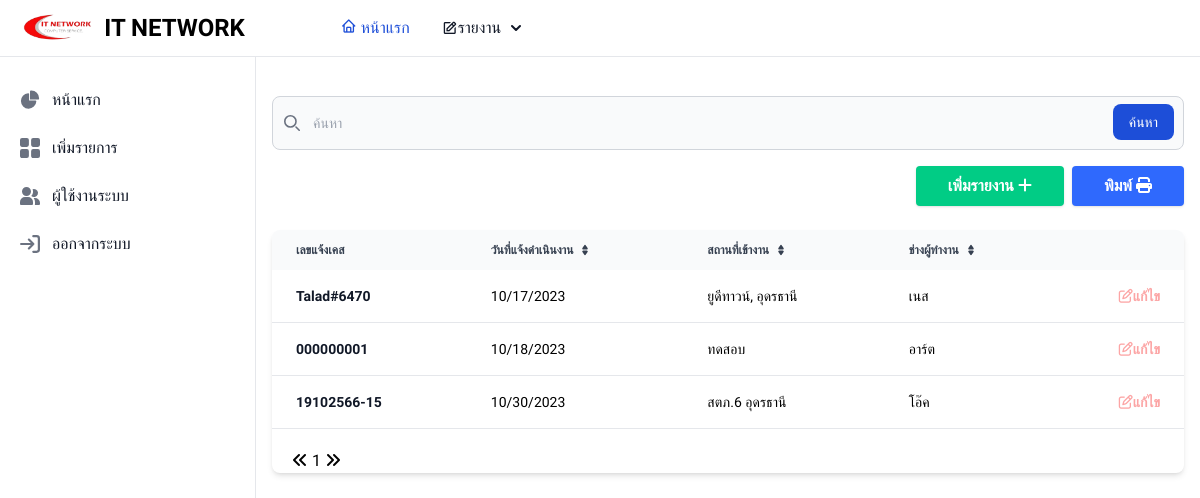
Page /page/Home.php on the earlier database version.
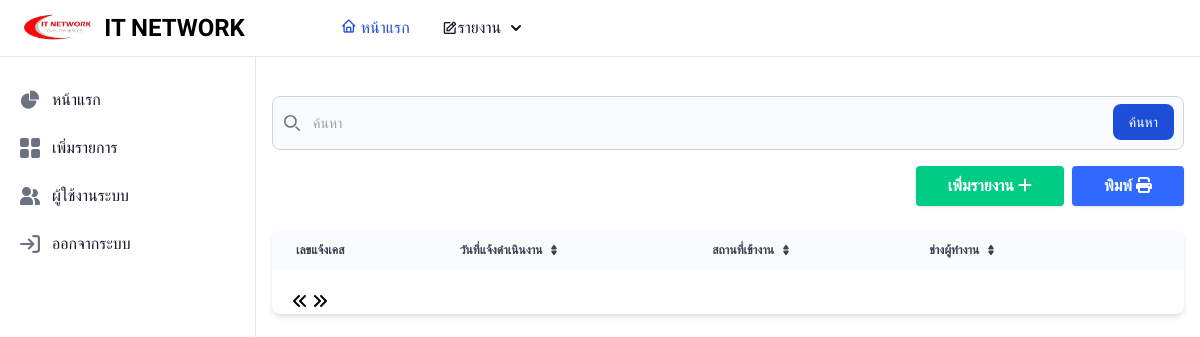
Same page on the later database version.
### tables this page shows
CREATE TABLE `mains` (
  `LOGS_ID` int(11) NOT NULL,
  `LOGS_DATE` varchar(255) DEFAULT NULL,
  `LOGS_CASE_NUMBER` text,
  `LOGS_CASE_CONTACT` varchar(255) NOT NULL,
  `LOGS_LOCATION` varchar(128) DEFAULT NULL,
  `LOGS_RANGE_TIME` varchar(255) DEFAULT NULL,
  `LOGS_PHONE` varchar(255) NOT NULL,
  `LOGS_TECHNICIANS` varchar(255) DEFAULT NULL
);

### page/Home.php (the view, shortened to what this page needs)
<link href="https://cdnjs.cloudflare.com/ajax/libs/flowbite/2.0.0/flowbite.min.css" rel="stylesheet" />
<?php
require_once '../DB/db.php';
include '../Asset/Header.php';
include '../Asset/SideNav.php';
?>
<div class="p-4 sm:ml-64 mt-20">
    <form action="" method="post">
        <div class="relative">
            <div class="absolute inset-y-0 left-0 flex items-center pl-3 pointer-events-none">
            </div>
            <input type="search" id="live-search"
                class="block w-full p-4 pl-10 text-sm text-black border border-gray-300 rounded-lg bg-gray-50 focus:ring-blue-500 focus:border-blue-500 dark:bg-white dark:border-gray-600 dark:placeholder-gray-400 dark:text-black dark:focus:ring-blue-500 dark:focus:border-blue-500"
                placeholder="ค้นหา" required>
            <button type="submit"
                class="text-white absolute right-2.5 bottom-2.5 bg-blue-700 hover:bg-blue-800 focus:ring-4 focus:outline-none focus:ring-blue-300 font-medium rounded-lg text-sm px-4 py-2 dark:bg-blue-600 dark:hover:bg-blue-700 dark:focus:ring-blue-800">ค้นหา</button>
        </div>
    </form>
    <div class="w-full   items-center">
        <div class="w-full gap-2 flex justify-end max-[767px]:justify-center     ">
            <form method="POST" class="" id="">
                <a type="button" href="./InsertData.php" style="display: inline-block;"
                    class="shadow bg-[#01cc85] focus:shadow-outline hover:bg-blue-500 focus:outline-none text-white font-bold py-2 px-8 rounded">เพิ่มรายงาน
                    <i class="fa-solid fa-plus"></i></a>
            </form>
            <form>
                <a type="button" href="./pdf/logs-print.php" name="submit" style="display: inline-block;"
                    class="shadow bg-[#2f69fd] focus:shadow-outline hover-bg-blue-500 focus:outline-none text-white font-bold py-2 px-8 rounded"
                    type="button">พิมพ์ <i class="fas fa-print"></i></a>
            </form>
        </div>
    </div>
    <div class="relative overflow-x-auto shadow-md sm:rounded-lg mt-2">
        <table class="w-full text-sm text-left text-gray-500 dark:text-gray-400">
            <thead class="text-xs text-gray-700 uppercase bg-gray-50 dark:bg-gray-700 dark:text-gray-400">
                <tr>
                    <th scope="col" class="px-6 py-3">
                        เลขแจ้งเคส
                    </th>
                    <th scope="col" class="px-6 py-3">
                        <div class="flex items-center">
                            วันที่แจ้งดำเนินงาน
                            <a href="#" id="showData"></a>
                        </div>
                    </th>
                    <th scope="col" class="px-6 py-3">
                        <div class="flex items-center">
                            สถานที่เข้างาน
                            <a href="#"></a>
                        </div>
                    </th>
                    <th scope="col" class="px-6 py-3">
                        <div class="flex items-center">
                            ช่างผู้ทำงาน
                            <a href="#"></a>
                        </div>
                    </th>
                    <th scope="col" class="px-6 py-3">
                    </th>
                </tr>
            </thead>
            <tbody>
                <?php
                        $perpage = 5;
                        if (isset($_GET['page'])) {
                            $page = $_GET['page'];
                        } else {
                            $page = 1;
                        }
                        $start = ($page - 1) * $perpage;
                        $sql = "SELECT * from mains ORDER BY LOGS_DATE ASC limit {$start} , {$perpage} ";
                        $query = $db->query($sql);
                    while($row = mysqli_fetch_assoc($query)):
                ?>
                <tr class="bg-white border-b dark:bg-white dark:border-gray-200">
                    <th scope="row" class="px-6 py-4 font-bold text-gray-900 whitespace-nowrap dark:text-black">
                        <?php echo $row['LOGS_CASE_NUMBER'];?>
                    </th>
                    <td class="px-6 py-4 text-black">
                        <?php echo $row['LOGS_DATE'];?>
                    </td>
                    <td class="px-6 py-4 text-black">
                        <?php echo $row['LOGS_LOCATION'];?>
                    </td>
                    <td class="px-6 py-4 text-black">
                        <?php echo $row['LOGS_TECHNICIANS'];?>
                    </td>
                    <td class="px-6 py-4 text-right">
                        <button type="submit" data-modal-target="authentication-modal"
                            data-modal-toggle="authentication-modal"
                            data-case-number="<?php echo $row['LOGS_CASE_NUMBER']; ?>"
                            data-case-location="<?php echo $row['LOGS_LOCATION']; ?>"
                            data-case-date="<?php echo $row['LOGS_DATE']; ?>"
                            data-case-technician="<?php echo $row['LOGS_TECHNICIANS']; ?>"
                            data-case-contact="<?php echo $row['LOGS_CASE_CONTACT']; ?>"
                            data-case-phone="<?php echo $row['LOGS_PHONE']; ?>"
                            data-case-range="<?php echo $row['LOGS_RANGE_TIME']; ?>"
                            class="font-bold text-blue-600 text-red-300  hover:underline"
                            style="text-decoration:none;">
                            <i class="fa-regular fa-pen-to-square text-red-300"></i>แก้ไข
                        </button>
    </div>
</div>
</td>
</tr>
<?php
                endwhile; ?>
</tbody>
</table>
<?php
    $sql2 = "SELECT COUNT(*) as total FROM mains";
    $query2 = $db->query($sql2);
    $result = mysqli_fetch_assoc($query2);
    $total_record = $result['total'];
    $total_page = ceil($total_record / $perpage);
?>
<div class="mt-5 px-5">
    <a href="home.php?page=1" aria-label="Previous">
        <span aria-hidden="true" style="font-size:16px;">
            <i class="fa-solid fa-angles-left"></i>
        </span>
    </a>
    <?php for ($i = 1; $i <= $total_page; $i++) { ?>
        <a href="home.php?page=<?php echo $i; ?>">
            <button class=""><?php echo $i; ?></button>
        </a>
    <?php } ?>
    <a href="home.php?page=<?php echo $total_page; ?>" aria-label="Next">
        <span aria-hidden="true" style="font-size:16px;">
            <i class="fa-solid fa-angles-right"></i>
        </span>
    </a>
</div>
</div>
</div>

### Asset/Header.php (shortened to what this page needs)
<!doctype html  >
<html >
<head>
<link href='https://unpkg.com/boxicons@2.1.4/css/boxicons.min.css' rel='stylesheet'>
    <script src="https://cdn.tailwindcss.com"></script>
</head>
<body>
</body>
</html>

### Asset/SideNav.php (shortened to what this page needs)
<link href='https://unpkg.com/boxicons@2.1.4/css/boxicons.min.css' rel='stylesheet'>
<nav class="fixed top-0 z-50 w-full bg-white border-b border-gray-200 dark:bg-gray-800 dark:border-gray-700">
  <div class="px-3 py-3 lg:px-5 lg:pl-3">
    <div class="flex items-center justify-between">
      <div class="flex items-center justify-start">
        <a href="Home.php" class="flex ml-2 md:mr-24">
          <img src="../Asset/Img/logo.png" class="h-8 mr-3" alt="FlowBite Logo" />
          <span class="self-center text-xl font-semibold sm:text-2xl whitespace-nowrap dark:text-white">IT NETWORK</span>
        </a>
    <div class="hidden w-full md:block md:w-auto" id="navbar-dropdown">
      <ul class="flex flex-col font-medium p-4 md:p-0 mt-4 border border-gray-100 rounded-l md:space-x-8 rtl:space-x-reverse md:flex-row md:mt-0 md:border-0 ">
        <li>
          <a href="./Home.php" class="block py-2 px-3 text-white  rounded md:bg-transparent md:text-blue-700 md:p-0 md:dark:text-blue-500 dark:bg-blue-600 md:dark:bg-transparent" aria-current="page"><i class="bx bx-home"></i> หน้าแรก</a>
        </li>
        <li>
        <button id="dropdownNavbarLink" data-dropdown-toggle="dropdownNavbar" class="flex items-center justify-between w-full py-2 px-3 text-gray-900 rounded hover:bg-gray-100 md:hover:bg-transparent md:border-0 md:hover:text-blue-700 md:p-0 md:w-auto dark:text-white md:dark:hover:text-blue-500 dark:focus:text-white dark:border-gray-700 dark:hover:bg-gray-700 md:dark:hover:bg-transparent"><i class='bx bx-edit'></i>รายงาน <svg class="w-2.5 h-2.5 ms-2.5" aria-hidden="true" xmlns="http://www.w3.org/2000/svg" fill="none" viewBox="0 0 10 6">
    <path stroke="currentColor" stroke-linecap="round" stroke-linejoin="round" stroke-width="2" d="m1 1 4 4 4-4"/>
  </svg></button>
        </li>
      </div>
    </div>
  </div>
</nav>
<aside id="logo-sidebar" class="fixed top-0 left-0 z-40 w-64 h-screen pt-20 transition-transform -translate-x-full bg-white border-r border-gray-200 sm:translate-x-0 dark:bg-gray-800 dark:border-gray-700" aria-label="Sidebar">
   <div class="h-full px-3 pb-4 overflow-y-auto bg-white dark:bg-gray-800">
      <ul class="space-y-2 font-medium">
         <li>
            <a href="Home.php" class="flex items-center p-2 text-gray-900 rounded-lg dark:text-white hover:bg-gray-100 dark:hover:bg-gray-700 group">
               <span class="ml-3">หน้าแรก</span>
            </a>
         </li>
         <li>
            <a href="InsertData.php" class="flex items-center p-2 text-gray-900 rounded-lg dark:text-white hover:bg-gray-100 dark:hover:bg-gray-700 group">
               <span class="flex-1 ml-3 whitespace-nowrap">เพิ่มรายการ</span>
            </a>
         </li>
         <li>
            <a href="User.php" class="flex items-center p-2 text-gray-900 rounded-lg dark:text-white hover:bg-gray-100 dark:hover:bg-gray-700 group">
               <span class="flex-1 ml-3 whitespace-nowrap">ผู้ใช้งานระบบ</span>
            </a>
         </li>
         <li>
            <a href="../App/Logout.php" class="flex items-center p-2 text-gray-900 rounded-lg dark:text-white hover:bg-gray-100 dark:hover:bg-gray-700 group">
               <span class="flex-1 ml-3 whitespace-nowrap">ออกจากระบบ</span>
            </a>
         </li>
      </ul>
   </div>
</aside>

### Asset/Header.php (style rules this page uses)
* { font-family: 'Chakra Petch', sans-serif; }

Differences in the rows shown:
removed mains: LOGS_CASE_NUMBER "Talad#6470", LOGS_DATE "10/17/2023", LOGS_LOCATION "ยูดีทาวน์, อุดรธานี", LOGS_TECHNICIANS "เนส"
removed mains: LOGS_CASE_NUMBER "000000001", LOGS_DATE "10/18/2023", LOGS_LOCATION "ทดสอบ", LOGS_TECHNICIANS "อาร์ต"
removed mains: LOGS_CASE_NUMBER "19102566-15", LOGS_DATE "10/30/2023", LOGS_LOCATION "สตภ.6 อุดรธานี", LOGS_TECHNICIANS "โอ๊ค"
Other differences:
list line gone: "1"
